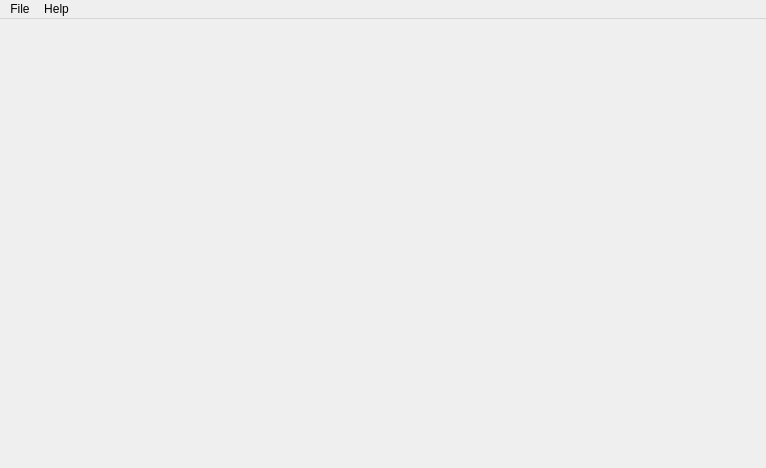
<?xml version="1.0" encoding="UTF-8"?>
<ui version="4.0">
 <class>MainWindow</class>
 <widget class="QMainWindow" name="MainWindow">
  <property name="geometry">
   <rect>
    <x>0</x>
    <y>0</y>
    <width>766</width>
    <height>468</height>
   </rect>
  </property>
  <property name="windowTitle">
   <string>BoltzmannTex</string>
  </property>
  <property name="windowIcon">
   <iconset resource="resources/resource.qrc">
    <normaloff>:/images/icon.png</normaloff>:/images/icon.png</iconset>
  </property>
  <widget class="QWidget" name="centralwidget">
   <layout class="QHBoxLayout" name="horizontalLayout">
    <property name="leftMargin">
     <number>0</number>
    </property>
    <property name="topMargin">
     <number>0</number>
    </property>
    <property name="rightMargin">
     <number>0</number>
    </property>
    <property name="bottomMargin">
     <number>0</number>
    </property>
    <item>
     <widget class="SubprogramSelector" name="subprogramSelector" native="true"/>
    </item>
   </layout>
  </widget>
  <widget class="QMenuBar" name="menubar">
   <property name="geometry">
    <rect>
     <x>0</x>
     <y>0</y>
     <width>766</width>
     <height>31</height>
    </rect>
   </property>
   <widget class="QMenu" name="menuFile">
    <property name="title">
     <string>File</string>
    </property>
    <addaction name="separator"/>
    <addaction name="actionNew_Project"/>
    <addaction name="actionOpen_Project"/>
    <addaction name="actionSave"/>
    <addaction name="actionSave_As"/>
    <addaction name="separator"/>
    <addaction name="actionQuit"/>
   </widget>
   <widget class="QMenu" name="menuHelp">
    <property name="title">
     <string>Help</string>
    </property>
    <addaction name="actionTutorial"/>
    <addaction name="separator"/>
    <addaction name="actionAbout"/>
   </widget>
   <addaction name="menuFile"/>
   <addaction name="menuHelp"/>
  </widget>
  <action name="actionOpen_Project">
   <property name="text">
    <string>Open Existing Project</string>
   </property>
   <property name="shortcut">
    <string>Ctrl+O</string>
   </property>
  </action>
  <action name="actionSave">
   <property name="enabled">
    <bool>false</bool>
   </property>
   <property name="text">
    <string>Save</string>
   </property>
   <property name="shortcut">
    <string>Ctrl+S</string>
   </property>
  </action>
  <action name="actionSave_As">
   <property name="enabled">
    <bool>false</bool>
   </property>
   <property name="text">
    <string>Save As</string>
   </property>
   <property name="shortcut">
    <string>Ctrl+Shift+S</string>
   </property>
  </action>
  <action name="actionQuit">
   <property name="text">
    <string>Quit</string>
   </property>
   <property name="shortcut">
    <string>Ctrl+W</string>
   </property>
  </action>
  <action name="actionAbout">
   <property name="text">
    <string>About</string>
   </property>
   <property name="shortcut">
    <string>F2</string>
   </property>
  </action>
  <action name="actionTutorial">
   <property name="text">
    <string>Manual</string>
   </property>
   <property name="shortcut">
    <string>F1</string>
   </property>
  </action>
  <action name="actionNew_Project">
   <property name="text">
    <string>New Project</string>
   </property>
   <property name="shortcut">
    <string>Ctrl+N</string>
   </property>
  </action>
 </widget>
 <customwidgets>
  <customwidget>
   <class>SubprogramSelector</class>
   <extends>QWidget</extends>
   <header>subprogramselector.hpp</header>
   <container>1</container>
  </customwidget>
 </customwidgets>
 <resources>
  <include location="resources/resource.qrc"/>
 </resources>
 <connections/>
</ui>
